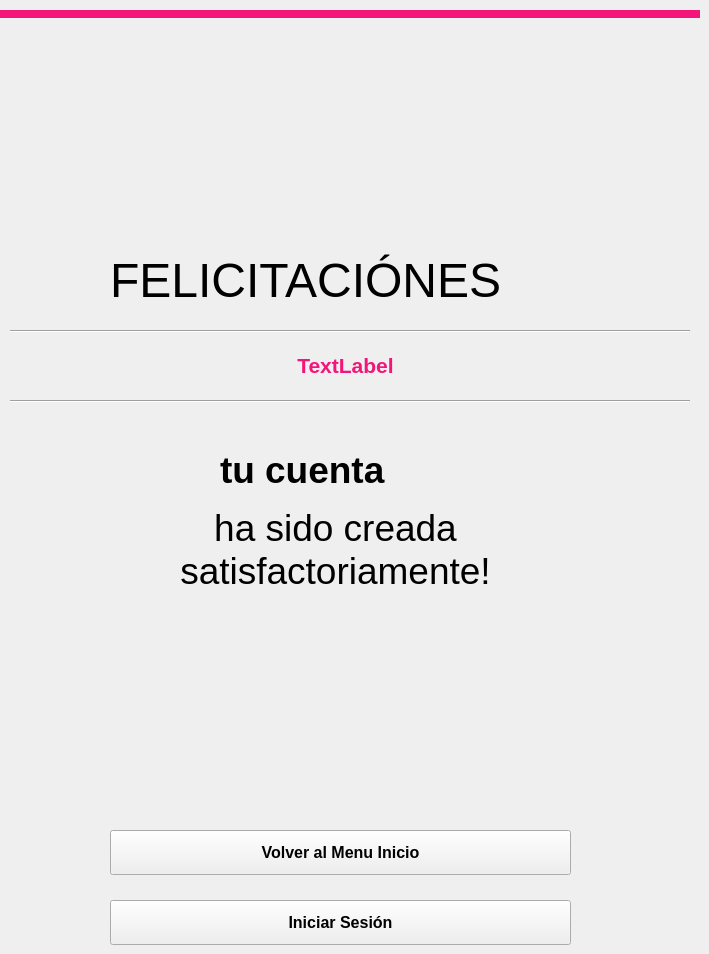
      <widget class="QWidget" name="page_9">
       <widget class="QPushButton" name="pushButton_117">
        <property name="geometry">
         <rect>
          <x>0</x>
          <y>10</y>
          <width>700</width>
          <height>8</height>
         </rect>
        </property>
        <property name="styleSheet">
         <string notr="true">background-color: qlineargradient(spread:pad, x1:0, y1:0, x2:1, y2:0, stop:0 rgba(243, 21, 122, 1), stop:1 rgba(243, 21, 122, 1));
border-radius: 0px;</string>
        </property>
        <property name="text">
         <string/>
        </property>
       </widget>
       <widget class="QLabel" name="label_3">
        <property name="geometry">
         <rect>
          <x>110</x>
          <y>230</y>
          <width>461</width>
          <height>101</height>
         </rect>
        </property>
        <property name="styleSheet">
         <string notr="true">background-color: none;</string>
        </property>
        <property name="text">
         <string>&lt;html&gt;&lt;head/&gt;&lt;body&gt;&lt;p&gt;&lt;span style=&quot; font-size:36pt;&quot;&gt;FELICITACIÓNES&lt;/span&gt;&lt;/p&gt;&lt;/body&gt;&lt;/html&gt;</string>
        </property>
       </widget>
       <widget class="QLabel" name="label_4">
        <property name="geometry">
         <rect>
          <x>220</x>
          <y>420</y>
          <width>291</width>
          <height>101</height>
         </rect>
        </property>
        <property name="styleSheet">
         <string notr="true">background-color: none;</string>
        </property>
        <property name="text">
         <string>&lt;html&gt;&lt;head/&gt;&lt;body&gt;&lt;p&gt;&lt;span style=&quot; font-size:28pt; font-weight:600;&quot;&gt;tu cuenta&lt;/span&gt;&lt;/p&gt;&lt;/body&gt;&lt;/html&gt;</string>
        </property>
       </widget>
       <widget class="QLabel" name="label_5">
        <property name="geometry">
         <rect>
          <x>120</x>
          <y>490</y>
          <width>431</width>
          <height>121</height>
         </rect>
        </property>
        <property name="styleSheet">
         <string notr="true">background-color: none;</string>
        </property>
        <property name="text">
         <string>&lt;html&gt;&lt;head/&gt;&lt;body&gt;&lt;p&gt;&lt;span style=&quot; font-size:28pt;&quot;&gt;ha sido creada satisfactoriamente!&lt;/span&gt;&lt;/p&gt;&lt;/body&gt;&lt;/html&gt;</string>
        </property>
        <property name="alignment">
         <set>Qt::AlignCenter</set>
        </property>
        <property name="wordWrap">
         <bool>true</bool>
        </property>
       </widget>
       <widget class="QPushButton" name="btnContinuar07_2">
        <property name="geometry">
         <rect>
          <x>110</x>
          <y>830</y>
          <width>461</width>
          <height>45</height>
         </rect>
        </property>
        <property name="font">
         <font>
          <pointsize>12</pointsize>
          <weight>75</weight>
          <bold>true</bold>
         </font>
        </property>
        <property name="styleSheet">
         <string notr="true">background-color: qlineargradient(spread:pad, x1:0, y1:0, x2:1, y2:0, stop:0 rgba(243, 21, 122, 1), stop:1 rgba(248, 128, 89, 1));

color: White;
border-radius: 20px;

QPushButtom::pressed{

background-color: gray;
color: Black;
border-radius: 20px;

}</string>
        </property>
        <property name="text">
         <string>Volver al Menu Inicio</string>
        </property>
       </widget>
       <widget class="QPushButton" name="btnContinuar07_3">
        <property name="geometry">
         <rect>
          <x>110</x>
          <y>900</y>
          <width>461</width>
          <height>45</height>
         </rect>
        </property>
        <property name="font">
         <font>
          <pointsize>12</pointsize>
          <weight>75</weight>
          <bold>true</bold>
         </font>
        </property>
        <property name="styleSheet">
         <string notr="true">background-color: qlineargradient(spread:pad, x1:0, y1:0, x2:1, y2:0, stop:0 rgba(243, 21, 122, 1), stop:1 rgba(248, 128, 89, 1));

color: White;
border-radius: 20px;

QPushButtom::pressed{

background-color: gray;
color: Black;
border-radius: 20px;

}</string>
        </property>
        <property name="text">
         <string>Iniciar Sesión</string>
        </property>
       </widget>
       <widget class="Line" name="line">
        <property name="geometry">
         <rect>
          <x>10</x>
          <y>330</y>
          <width>680</width>
          <height>3</height>
         </rect>
        </property>
        <property name="orientation">
         <enum>Qt::Horizontal</enum>
        </property>
       </widget>
       <widget class="Line" name="line_2">
        <property name="geometry">
         <rect>
          <x>10</x>
          <y>400</y>
          <width>680</width>
          <height>3</height>
         </rect>
        </property>
        <property name="orientation">
         <enum>Qt::Horizontal</enum>
        </property>
       </widget>
       <widget class="QLabel" name="lblSUFullName">
        <property name="geometry">
         <rect>
          <x>0</x>
          <y>345</y>
          <width>691</width>
          <height>41</height>
         </rect>
        </property>
        <property name="font">
         <font>
          <pointsize>16</pointsize>
          <weight>75</weight>
          <bold>true</bold>
         </font>
        </property>
        <property name="styleSheet">
         <string notr="true">color: qlineargradient(spread:pad, x1:2, y1:0, x2:1, y2:0, stop:0 rgba(243, 21, 122, 1), stop:1 rgba(248, 128, 89, 1));</string>
        </property>
        <property name="text">
         <string>TextLabel</string>
        </property>
        <property name="alignment">
         <set>Qt::AlignCenter</set>
        </property>
       </widget>
      </widget>
